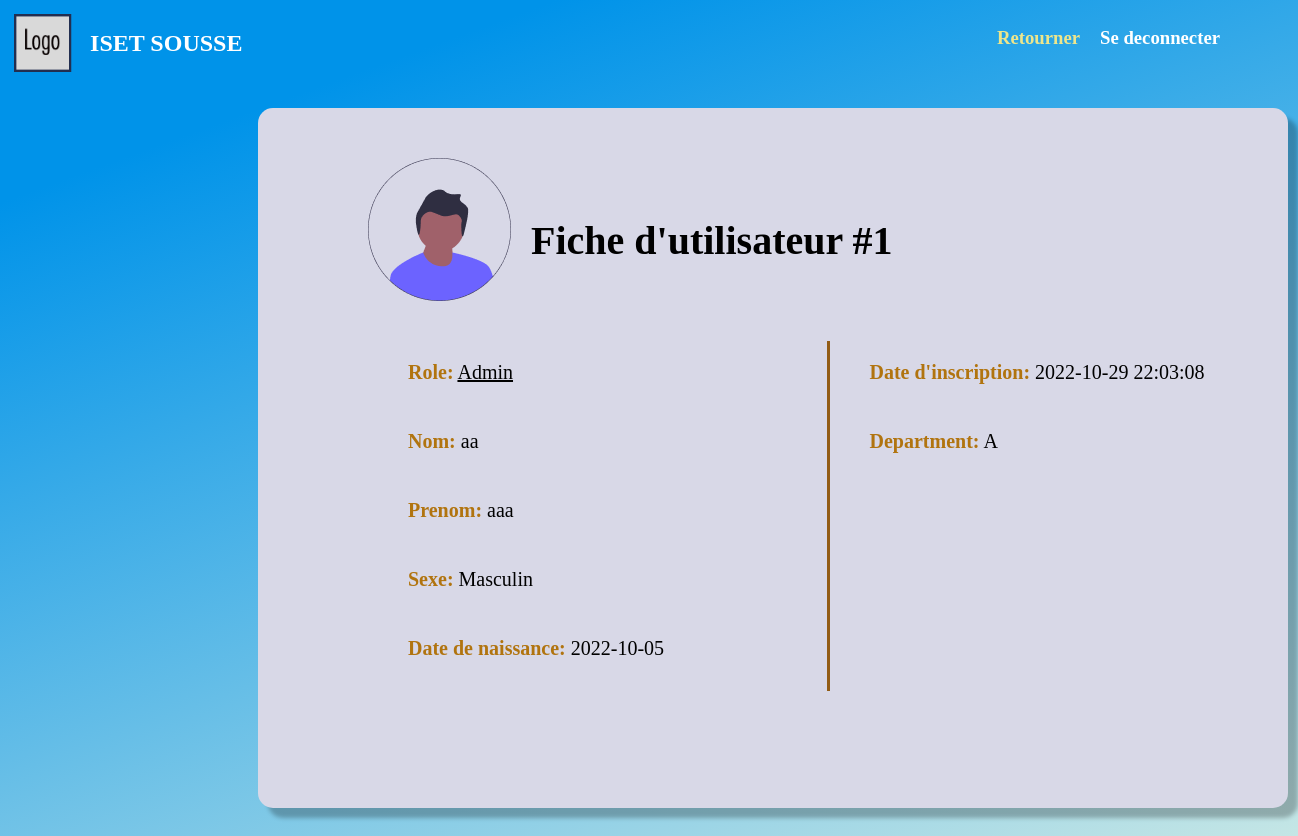
Screenshot of /User/Account/public.php?matricule=9 (signed in) with the database file from the repository.
### tables this page shows
CREATE TABLE `utilisateur` (
  `matricule` int(11) NOT NULL,
  `cin` int(8) NOT NULL,
  `nom` varchar(20) NOT NULL,
  `prenom` varchar(20) NOT NULL,
  `sexe` tinyint(1) NOT NULL,
  `dateNaissance` date NOT NULL,
  `adresse` varchar(20) NOT NULL,
  `email` varchar(30) NOT NULL,
  `password` varchar(30) NOT NULL,
  `departmentID` int(11) NOT NULL,
  `dateInscription` datetime NOT NULL DEFAULT current_timestamp(),
  `isConfirmed` tinyint(1) NOT NULL DEFAULT 0,
  `isActive` tinyint(1) NOT NULL DEFAULT 0,
  `activationCode` varchar(100) NOT NULL,
  `activationExpiry` datetime NOT NULL DEFAULT current_timestamp(),
  `role` int(11) NOT NULL
);

CREATE TABLE `department` (
  `id` int(11) NOT NULL,
  `nom` varchar(20) NOT NULL
);

### Pipes/get_login.php (called while the page is built, shortened)
<?php
    if (isset($_SESSION["login"])) {
        $matricule = $_SESSION["login"]["matricule"];
        require_once(ROOT."/Classes/UtilisateurDB.php");
        $utilisateurDB = new UtilisateurDB();
        $user = $utilisateurDB->getUserByMatricule($matricule);
        if ($user == -1) {
            deconnexion();
        } else {
            require(ROOT."/Classes/Roles.php");
        }
    } else {
        header("location: /index.php");
    }
?>

### Classes/mySQL.php (called while the page is built, shortened)
<?php
    class mySql {
        private $_cnx;
        function __construct() {
            try {
                $this->_cnx = new PDO("mysql:host=".self::_serveur.";dbname=".self::_dbb, self::_login, self::_mdp);
            } catch (PDOException $e) {
                echo '<br/>Echec lors de la connexion: '.$e->getMessage();
            }
        }
        function __destruct() {
            $this->_cnx = null;
        }
        public function request($query, $array, $return = false) {
            $prep = $this->_cnx->prepare($query);
            $result = $prep->execute($array);
            if ($return === false) {
                return true;
            } else if ($return == 0) {
                return $prep->rowCount() > 0;
            } else if ($return == 1) {
                return $prep->rowCount() > 0? $prep->fetch() : -1;
            } else if ($return == 2) {
                return $prep->rowCount() > 0? $prep->fetchAll() : -1;
            } else if ($return == 3) {
                return $this->_cnx->lastInsertId();
            }
        }
    }
?>

### Classes/UtilisateurDB.php (called while the page is built, shortened)
<?php
    require_once("MySql.php");
    class UtilisateurDB extends MySql {
        public function getUserByMatricule($matricule) {
            return $this->request(
                "SELECT * FROM utilisateur WHERE matricule = :matricule",
                array(':matricule' => $matricule),
                1
            );
        }
    }

### Classes/Roles.php (called while the page is built, shortened)
<?php
class Roles
{
    static public function getName($id) {
        return self::roleArray[$id];
    }
}

### Classes/Utilisateur.php (called while the page is built, shortened)
<?php
    class Utilisateur {
        static public function getSexeName($sexeID) {
            return $sexeID == 1 ? "Masculin" : "Feminin";
        }
    }

### Classes/DepartmentDB.php (called while the page is built, shortened)
<?php
    require_once("MySql.php");
    class DepartmentDB extends MySql {
        public function getNom($id) {
            $query = "SELECT nom from department WHERE id = :id";
            $secureArray = array(
                ":id" => $id,
            );
            return $this->request($query, $secureArray, 1)["nom"];
        }
    }

### User/Account/public.php (the view, shortened to what this page needs)
<!DOCTYPE html>
<head>
    <?php
        include(ROOT."/Pipes/get_login.php");
    ?>
    <link rel="stylesheet" href="/Assets/css/user.css">
    <link rel="stylesheet" href="/Assets/css/profil.css">
</head>
<body>
    <?php
        require_once(ROOT."/Classes/UtilisateurDB.php");
        $utilisateurDB = new UtilisateurDB();
        if (isset($_GET["matricule"]) && is_numeric($_GET["matricule"])) {
            $person = $utilisateurDB->getUserByMatricule($_GET["matricule"]);
            if ($person === -1) {
                header("location: /User/Account/not_found.php");
            } else {
                include(ROOT."/Classes/Utilisateur.php");
                $sexe = Utilisateur::getSexeName($person["sexe"]);
                if (isset($person["departmentID"])) {
                    include(ROOT."/Classes/DepartmentDB.php");
                    $departmentDB = new DepartmentDB();
                    $department = $departmentDB->getNom($person["departmentID"]);
                }
                $role = Roles::getName($person["role"]);
            }
        }
    ?>
    <div class="logo">
        <div class = "seperated_div">
            <div class = "header_div">
                <img src="/Assets/imgs/LOGO.png">
                <h2 class = "website_title"> <?= NOM_SITE ?> </h2>
            </div>
            <div class = "buttons_div">
                <h3 class = "go_back"> <a href="../index.php">Retourner</a></h3>
                <h3 class = "deconnection"> <a href="/Pipes/deconnexion.php">Se deconnecter</a></h3>
            </div>
        </div>
    </div>
    <div class="cd">
        <div class="cadre">
            <div class="pg">
                <div class="img_container">
                    <?php
                        if ($user["sexe"] == 0) {
                            echo "<img src='/Assets/imgs/profile_picture_female.png'>";
                        } else {
                            echo "<img src='/Assets/imgs/profile_picture_male.png'>";
                        }
                    ?>
                    <h1>Fiche d'utilisateur #<?= $user["matricule"] ?></h1>
                </div>
                <div class = "flex-box">
                    <div class="form_">
                        <ul>
                            <li> <span>Role:</span> <u><?= $role ?></u></li>
                            <br>
                            <br>
                            <li><span>Nom:</span> <?= $person["nom"] ?> </li>
                            <br>
                            <br>
                            <li>
                            <span>Prenom:</span> <?= $person["prenom"] ?>
                            </li>
                            <br>
                            <br>
                            <li>
                            <span>Sexe:</span>  <?= $sexe ?>
                            </li>
                            <br>
                            <br>
                            <li> <span>Date de naissance:</span>  <?= $person["dateNaissance"] ?>
                            </li>
                            <br>
                            <br>
                        </ul>
                    </div>
                    <div class="verticalLine"></div>
                    <div class="form_">
                        <ul>
                            <li> <span>Date d'inscription:</span>  <?= $person["dateInscription"] ?> </li>
                            <br>
                            <br>
                            <?php
                                if (isset($department)) {
                                    echo "<li> <span>Department:</span> ".$department." </li>
                                    <br>
                                    <br>";
                                }
                            ?>
                        </ul>
                    </div>
                </div>
            </div>
        </div>
    </div>
</body>

### Assets/css/user.css (style rules this page uses)
body { background-color: #0093E9; background-image: linear-gradient(160deg, #0093E9 15%, #cce9e5 100%); }
.header_div { display: flex; flex-direction: row; align-items: center; height: 70px; }
.seperated_div { display: flex; flex-direction: row; justify-content: space-between; }
.seperated_div div { width: 50%; }
.buttons_div { display:flex; justify-content: right; margin-right: 70px; }
.buttons_div > * { margin-left: 20px }
.website_title { color: white; }
.go_back a { color: rgb(237 230 140); font-weight: bold; }
.deconnection a { color: white; }
a { text-decoration: none; }
.logo img { padding:1%; width: 70px; }

### Assets/css/profil.css (style rules this page uses)
.verticalLine { border-left: 3px solid #925c16; height: 350px; }
.cd { padding-top: 30px; padding-left: 250px; margin-bottom: 70px; }
.cadre { padding-top:50px; padding-left: 30px; background-color:rgb(216, 216, 231); box-shadow: 10px 10px 4px rgb(0 0 0 / 25%); border-radius: 15px; width: 1000px; font-size: 20px; min-height: 600px; padding-bottom:50px }
.pg { margin-left: 80px; }
.flex-box { display:flex; margin: 20px 0; }
.flex-box > .form_ { width:50% }
.form_ > ul { list-style:none }
.form_ span { font-family: 'Futura Hv BT'; font-style: normal; font-weight: bold; color: #B1740F; font-size: 20px; }
.img_container { display: flex; align-items: center; margin-bottom: 40px; }
.img_container h2, .img_container h1 { margin-left: 20px; margin-bottom: 5px }

### rows the page displays
utilisateur: matricule "1"
utilisateur: role "Admin", nom "aa", prenom "aaa", sexe "Masculin", dateNaissance "2022-10-05", dateInscription "2022-10-29 22:03:08", departmentID.nom "A"

### other values shown
NOM_SITE "ISET SOUSSE"
